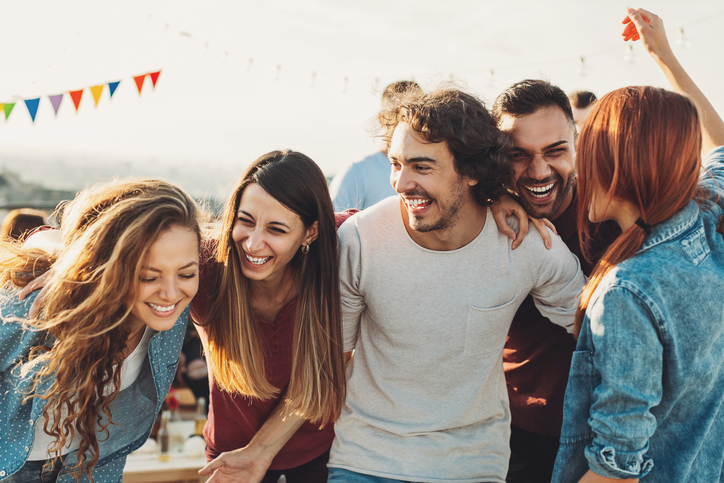
#> input picture Images/group-of-people.jpg, 724 x 483 px
$ python opencv-face-detection.py
#> lines starting #> are read from the running program, lines starting #| are printed output that depends on the picture; after the words box and inside, x2 and y2 are one past the last pixel; in counts of white or black regions, pixels touching at a corner belong together
#> further down, test_image is the input picture: shape (483, 724, 3); mean B, G, R 139.6, 147.2, 156.7
import inline
import numpy as np
import cv2
import matplotlib.pyplot as plt


def convertToRGB(image):
    return cv2.cvtColor(image, cv2.COLOR_BGR2RGB)


def detect_faces(cascade, img, scaleFactor=1.1):
    # create a copy of the image to prevent any changes to the original one.
#> called with scaleFactor = 1.1
    image_copy = img.copy()

    # convert the test image to gray scale as opencv face detector expects gray images
    gray_image = cv2.cvtColor(image_copy, cv2.COLOR_BGR2GRAY)
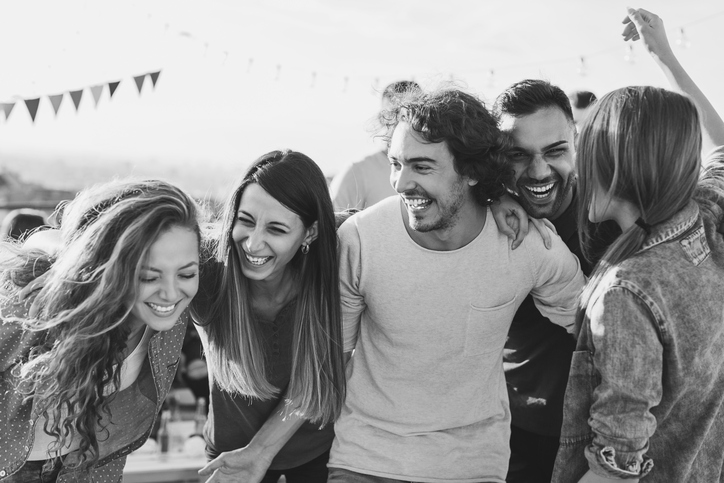
#> gray_image: shape (483, 724); min 11, max 253, mean 149.1

    # Applying the haar classifier to detect faces
    faces = cascade.detectMultiScale(gray_image, scaleFactor=scaleFactor, minNeighbors=5)
#> faces = [[130, 246, 78, 78], [500, 124, 79, 79], [222, 194, 85, 85], [553, 376, 87, 87]]
    print('Faces found: ', len(faces))
#| Faces found:  4

    for (x, y, w, h) in faces:
        cv2.rectangle(image_copy, (x, y), (x + w, y + h), (250, 110, 241), 5)
#> this loop made 4 passes
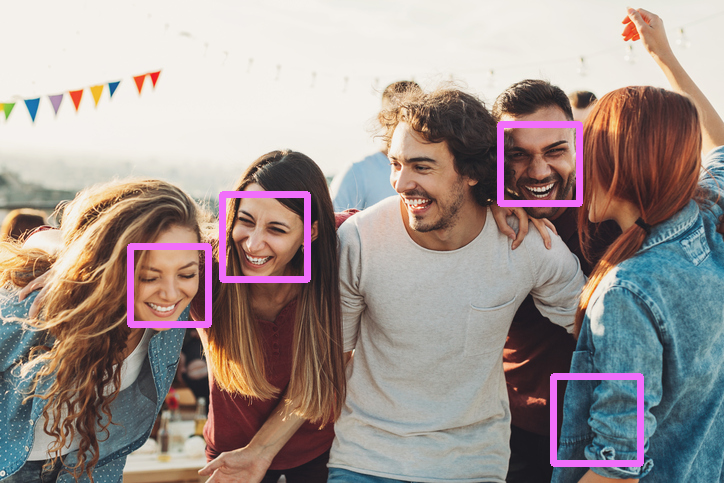
#> image_copy: shape (483, 724, 3); 2.61% of pixels changed, all inside (x1, y1, x2, y2) = (127, 121, 644, 467)

    return image_copy


haar_cascade_face = cv2.CascadeClassifier('Haar-Cascade-Files/haarcascade_frontalface_default.xml')

test_image = cv2.imread('Images/group-of-people.jpg')
new_image = detect_faces(haar_cascade_face, test_image)

plt.imshow(convertToRGB(new_image))
#> (the run stopped early here; a loop or call above may not have finished)

$ run again, with Images/silks.jpg copied over Images/group-of-people.jpg
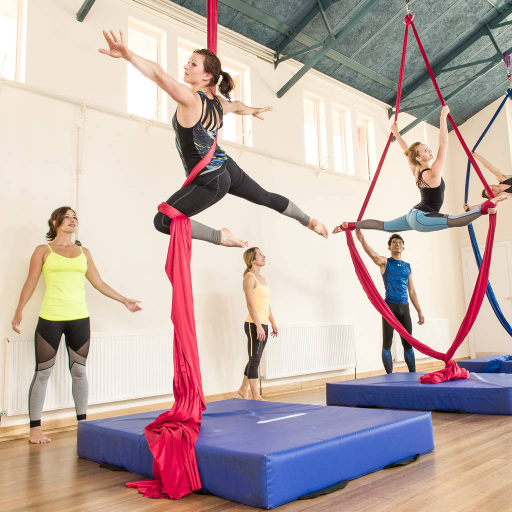
#> input picture Images/silks.jpg, 1024 x 1024 px (shown at 1/2 size)
#> test_image is the input picture: shape (1024, 1024, 3); mean B, G, R 168.7, 173, 191.2
#> in detect_faces, `gray_image = cv2.cvtColor(image_copy, cv2.COLOR_BGR2GRAY)`:
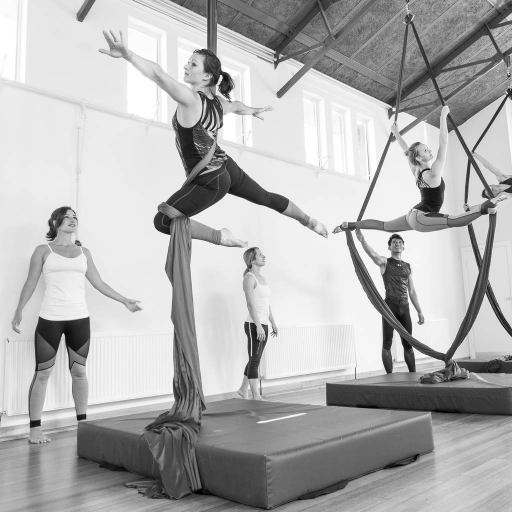
#> gray_image: shape (1024, 1024) (shown at 1/2 size); min 0, max 255, mean 177.9
#> faces = [[779, 473, 30, 30], [782, 713, 31, 31], [122, 420, 41, 41]]
#| Faces found:  3
#> the loop in detect_faces, `for (x, y, w, h) in faces:` made 3 passes
#> after the loop in detect_faces, `for (x, y, w, h) in faces:`:
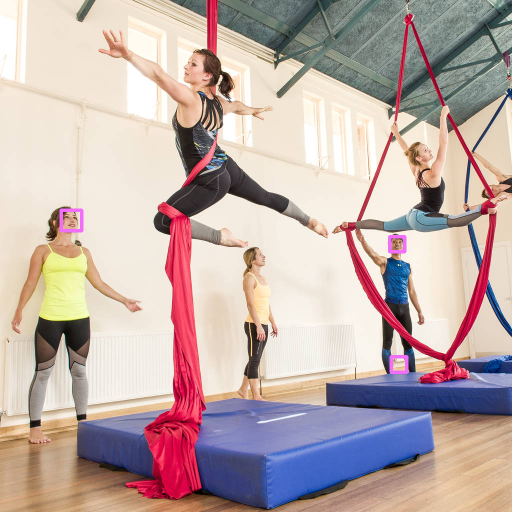
#> image_copy: shape (1024, 1024, 3) (shown at 1/2 size); 0.27% of pixels changed, all inside (x1, y1, x2, y2) = (119, 417, 817, 748)

$ run again, with Images/baby.png saved as Images/group-of-people.jpg
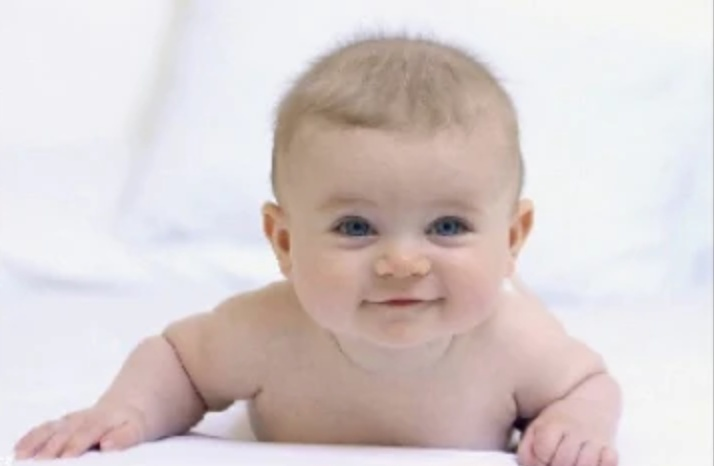
#> input picture Images/baby.png, 714 x 466 px
#> test_image is the input picture: shape (466, 714, 3); mean B, G, R 206.4, 206.6, 217
#> in detect_faces, `gray_image = cv2.cvtColor(image_copy, cv2.COLOR_BGR2GRAY)`:
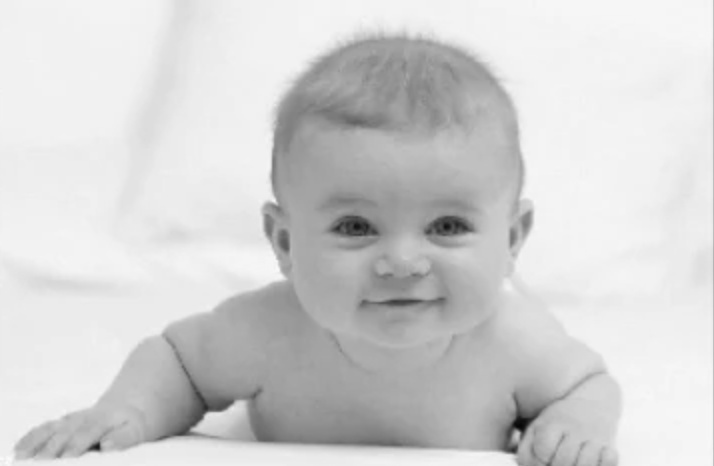
#> gray_image: shape (466, 714); min 6, max 251, mean 209.7
#> faces = [[275, 117, 264, 264]]
#| Faces found:  1
#> the loop in detect_faces, `for (x, y, w, h) in faces:` made 1 pass
#> after the loop in detect_faces, `for (x, y, w, h) in faces:`:
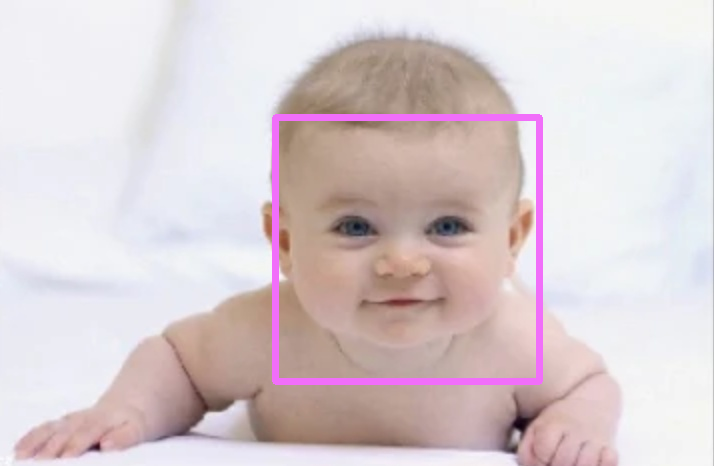
#> image_copy: shape (466, 714, 3); 2.22% of pixels changed, all inside (x1, y1, x2, y2) = (272, 114, 543, 385)

$ run again, with Images/mandrill-colour.png saved as Images/group-of-people.jpg
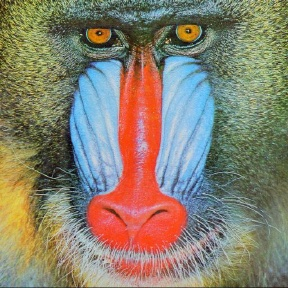
#> input picture Images/mandrill-colour.png, 288 x 288 px
#> test_image is the input picture: shape (288, 288, 3); mean B, G, R 111.7, 128.6, 136
#> in detect_faces, `gray_image = cv2.cvtColor(image_copy, cv2.COLOR_BGR2GRAY)`:
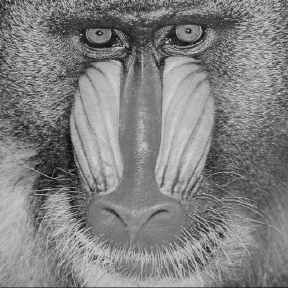
#> gray_image: shape (288, 288); min 3, max 222, mean 128.9
#> faces = ()
#| Faces found:  0
